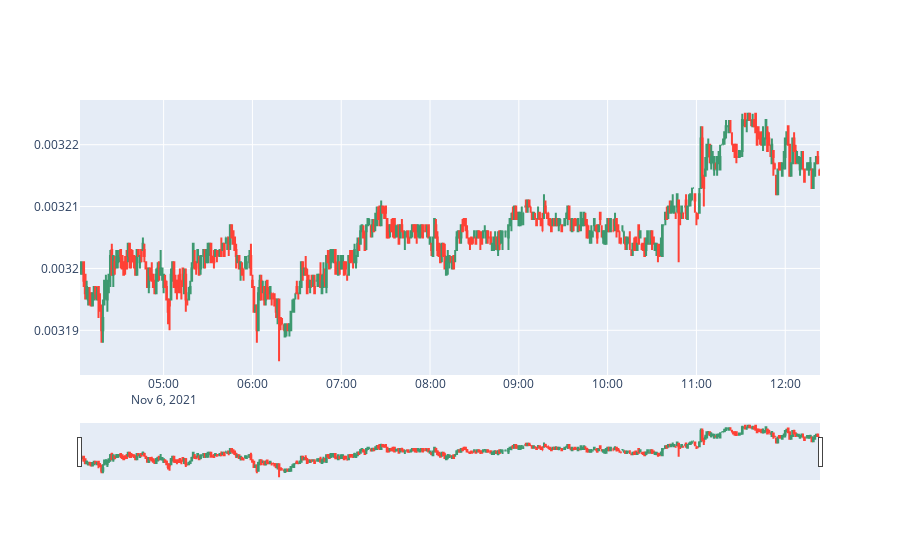

The code cell stored with this chart in its notebook:
### Code cell
import ccxt
from datetime import datetime
import plotly.graph_objects as go
# collect the candlestick data from Binance
binance = ccxt.binance()
trading_pair = 'LTC/BTC'
candles = binance.fetch_ohlcv(trading_pair, '1m')
dates = []
open_data = []
high_data = []
low_data = []
close_data = []
# format the data to match the charting library
for candle in candles:
    dates.append(datetime.fromtimestamp(candle[0] / 1000.0).strftime('%Y-%m-%d %H:%M:%S.%f'))
    open_data.append(candle[1])
    high_data.append(candle[2])
    low_data.append(candle[3])
    close_data.append(candle[4])
# plot the candlesticks
fig = go.Figure(data=[go.Candlestick(x=dates,
                       open=open_data, high=high_data,
                       low=low_data, close=close_data)])
fig.show()

### Figure 1 — Plotly figure (JSON) as saved in the notebook; plotly's stock layout.template omitted (floating-point values rounded to 4 significant figures; data arrays with more than 128 entries replaced by an {"elided": "..."} marker saying what was removed)
{"data": [{"close": {"elided": "500 float values"}, "high": {"elided": "500 float values"}, "low": {"elided": "500 float values"}, "open": {"elided": "500 float values"}, "type": "candlestick", "x": {"elided": "500 str values"}}], "layout": {"autosize": true, "xaxis": {"autorange": true, "range": ["2021-11-06 04:03:30", "2021-11-06 12:23:30"], "rangeslider": {"autorange": true, "range": ["2021-11-06 04:03:30", "2021-11-06 12:23:30"], "yaxis": {"_template": null, "rangemode": "match"}}, "type": "date"}, "yaxis": {"autorange": true, "range": [0.003183, 0.003227]}}}
